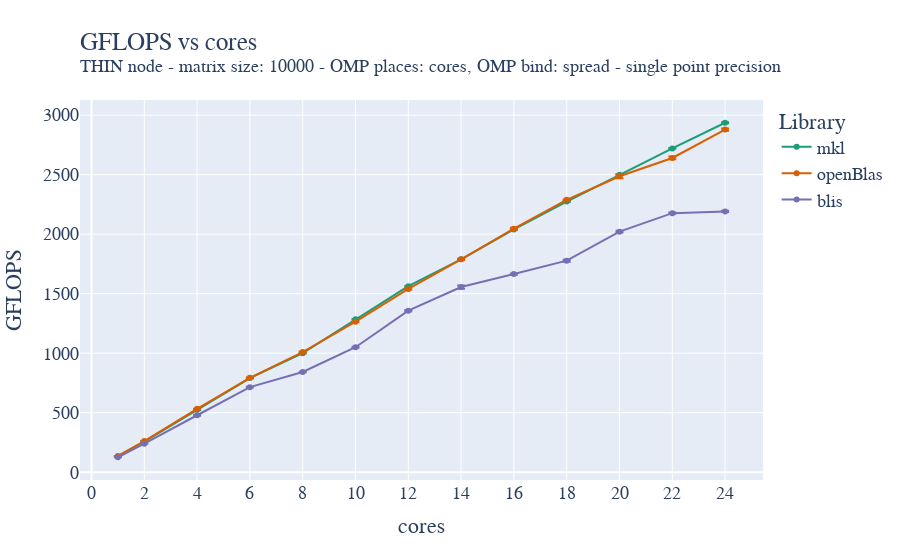

Source (notebook cell):
### Code cell
fig = go.Figure()

fig.add_trace(go.Scatter(x=mkl_float_avg["cores"]["mean"], y=mkl_float_avg["gflops"]["mean"], name='mkl',
                         error_y=dict(
                             type="data",
                             array=mkl_float_avg["gflops"]["std"],
                             visible=True)))
fig.add_trace(go.Scatter(x=oblas_float_avg["cores"]["mean"], y=oblas_float_avg["gflops"]["mean"], name='openBlas',
                         error_y=dict(
                             type="data",
                             array=oblas_float_avg["gflops"]["std"],
                             visible=True)))
fig.add_trace(go.Scatter(x=blis_float_avg["cores"]["mean"], y=blis_float_avg["gflops"]["mean"], name='blis',
                         error_y=dict(
                             type="data",
                             array=blis_float_avg["gflops"]["std"],
                             visible=True)))
fig.update_layout(
    title=go.layout.Title(
        text="GFLOPS vs cores<br><sup>THIN node - matrix size: 10000 - OMP places: cores, OMP bind: spread - single point precision</sup>",
        xref="paper",
        x=0,
    ),
    xaxis_title="cores",
    xaxis = dict(
        tickmode = 'linear',
        tick0 = '0',
        dtick = '2'
    ),
    yaxis_title="GFLOPS",
    legend_title="Library",
    font=dict(
        family="Courier New, monospace",
        size=18,
    ),
    colorway=["#1b9e77","#d95f02", "#7570b3"]
)
fig.show()
fig.write_image("/home/andres/hpc/Foundations_of_HPC_2022/Assignment/my_assignment/report/images/fixed_size_thin_float_gflops_spread.pdf", height=500, width=1000)

### Figure 1 — Plotly figure (JSON) as saved in the notebook; plotly's stock layout.template omitted (floating-point values rounded to 4 significant figures)
{"data": [{"error_y": {"array": [0.4251, 0.3275, 0.8546, 1.203, 3.18, 2.143, 1.429, 1.188, 1.96, 3.051, 2.845, 3.199, 3.325], "type": "data", "visible": true}, "name": "mkl", "type": "scatter", "x": [1, 2, 4, 6, 8, 10, 12, 14, 16, 18, 20, 22, 24], "y": [132.1, 257.7, 524.4, 790.8, 1000.0, 1285.0, 1564.0, 1789.0, 2040.0, 2274.0, 2499.0, 2720.0, 2936.0]}, {"error_y": {"array": [0.392, 1.672, 1.491, 2.634, 4.002, 2.11, 3.444, 5.392, 8.812, 2.434, 16.89, 11.7, 9.95], "type": "data", "visible": true}, "name": "openBlas", "type": "scatter", "x": [1, 2, 4, 6, 8, 10, 12, 14, 16, 18, 20, 22, 24], "y": [136.8, 261.3, 532.6, 793.1, 1009.0, 1265.0, 1540.0, 1789.0, 2046.0, 2289.0, 2487.0, 2640.0, 2879.0]}, {"error_y": {"array": [0.6382, 1.323, 4.471, 3.145, 2.205, 3.186, 4.953, 14.1, 5.173, 8.624, 6.687, 4.627, 6.005], "type": "data", "visible": true}, "name": "blis", "type": "scatter", "x": [1, 2, 4, 6, 8, 10, 12, 14, 16, 18, 20, 22, 24], "y": [125.8, 239.7, 478.7, 714.9, 842.3, 1050.0, 1358.0, 1556.0, 1665.0, 1778.0, 2021.0, 2177.0, 2192.0]}], "layout": {"colorway": ["#1b9e77", "#d95f02", "#7570b3"], "font": {"family": "Courier New, monospace", "size": 18}, "legend": {"title": {"text": "Library"}}, "title": {"text": "GFLOPS vs cores<br><sup>THIN node - matrix size: 10000 - OMP places: cores, OMP bind: spread - single point precision</sup>", "x": 0, "xref": "paper"}, "xaxis": {"dtick": "2", "tick0": "0", "tickmode": "linear", "title": {"text": "cores"}}, "yaxis": {"title": {"text": "GFLOPS"}}}}
